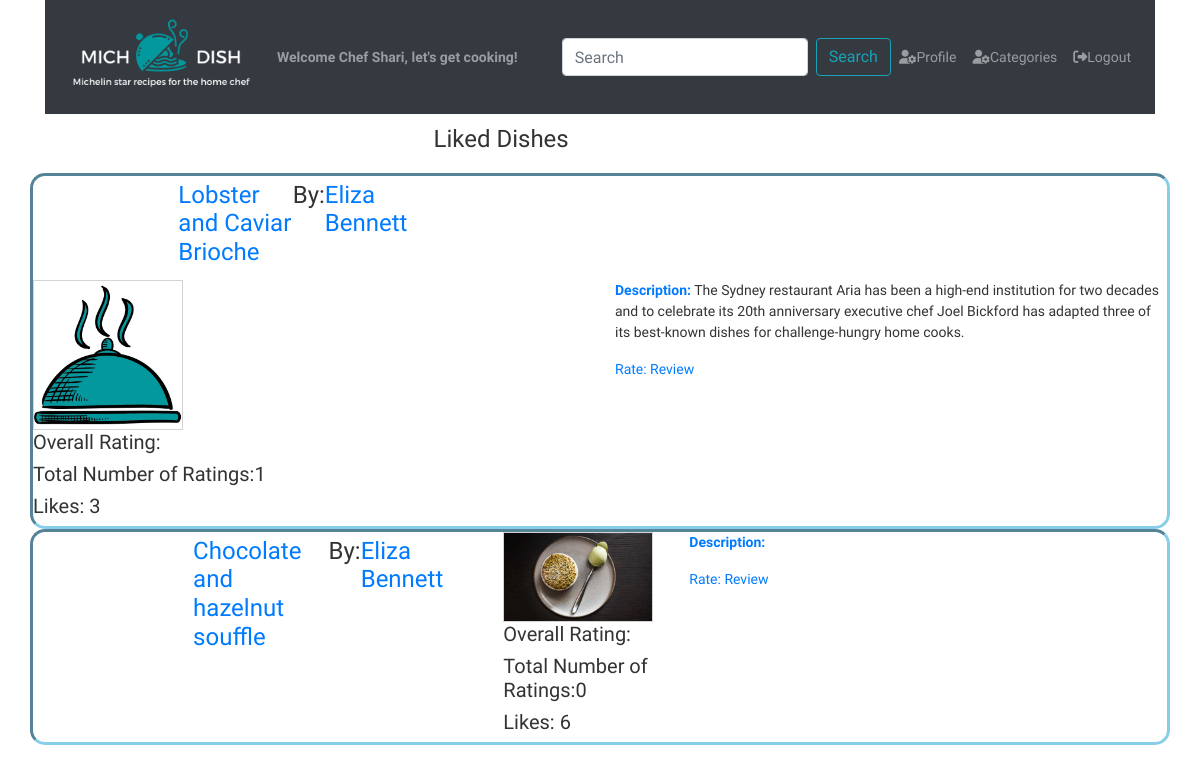
The app's page /favorites (signed in) with its own data.
### dish/models.py (models this page shows, shortened)
class Dish(models.Model):
    title = models.CharField(max_length=255)
    recipe = models.TextField(help_text="Instructions for how to make the dish.")
    description = models.TextField(blank=True, help_text="Describe the dish, its history and why you were inspired to make it.")
    ingredients = models.TextField(help_text="Add each ingredient on a new line.")
    prep_time = models.IntegerField(help_text="Prep time in minutes.")
    cook_time = models.IntegerField(help_text="Cook time in minutes.")
    servings = models.IntegerField()
    profile_pic = models.ImageField(
        upload_to=dish_directory_path,
        default= 'dishes/blank-dish.jpg',
        blank=True,
        null=True,
        )
    categories = models.ManyToManyField(Category, related_name='dishes', help_text="Select all categories that apply.")
    poster = models.ForeignKey(User, related_name='user_dishes', on_delete=models.CASCADE)
    user_likes = models.ManyToManyField(User, related_name='liked_dishes')
    created_at = models.DateField(auto_now_add=True)
    updated_at = models.DateField(auto_now=True)

### dish/views.py (the view)
# urls.py: path('favorites', views.favorites, name="favorite_dishes"),
@login_required
def favorites(request):
    user = request.user #User.objects.get(id=request.session['user_id'])
    context = {
        'user': user,
        'dishes': Dish.objects.filter(user_likes__in=[user.id]).order_by('created_at') #user.liked_dishes.all().order_by('dish__created_at'),
    }
    return render(request, 'dish/favorites.html', context)

### dish/templates/dish/favorites.html (shortened to what this page needs)
{% extends 'dish/base.html' %}
{% load static %}
{% block css %}
<link rel="stylesheet" href="{% static 'dish/css/favorites.css' %}">
{% endblock %}
{% block greeting %}{% if user.is_authenticated %} {{ user.first_name }}{% endif %}{% endblock greeting %}
{% block profile %}
{% if user.is_authenticated %}
<a href="{% url 'accounts:user_profile' profiled_user_id=user.id %}" class="nav-link"><i
        class="fas fa-user-cog"></i>Profile</a>
{% else %}
<a href="{% url 'accounts:signup' %}" class="nav-link"><i class="fas fa-user-cog"></i>Register</a>
{% endif %}
{% endblock profile %}
{% block login %}
{% if user.is_authenticated %}
<a href="{% url 'logout' %}" class="nav-link"><i class="fas fa-sign-out-alt"></i>Logout</a>
{% else %}
<a href="{% url 'login' %}" class="nav-link"><i class="fas fa-sign-in-alt"></i>Login</a>
{% endif %}
{% endblock login %}
{% block content %}
<div id="allPost">
    <div id="title">
        <h4>Liked Dishes</h4>
    </div>
    {% for dish in dishes %}
    <div class="row post">
        <div class="row">
            <div id="header">
                <h4><a href="/dish/{{ dish.id }}">{{ dish.title }}</a> By: <a
                        href="{% url 'accounts:user_profile' profiled_user_id=dish.poster.id %}">{{ dish.poster.first_name }}
                        {{ dish.poster.last_name }}</a></h4>
            </div>
        </div>
        <div class="row">
            <div class="col">
                <div id="picture">
                    <div>
                        <img src="{{ dish.profile_pic.url }}" alt="Dish Picture Here">
                    </div>
                    <div>
                        <h5>Overall Rating: {{ dish.ratings.avg }} </h5>
                    </div>
                    <div>
                        <h5>Total Number of Ratings:{{ dish.ratings.count }}</h5>
                    </div>
                    <div>
                        <h5>Likes: {{ dish.user_likes.count }}</h5>
                    </div>
                </div>
            </div>
            <div class="col">
                <div id="description">
                    <p><span>Description:</span> {{ dish.description }}</p>
                    <div id="rate">
                        <a href="">Rate: </a>
                        <a href="">Review</a>
                    </div>
                </div>
            </div>
        </div>
    </div>
    {% endfor %}
</div>
{% endblock %}

### dish/static/dish/css/style.css (style rules this page uses)
* { box-sizing: border-box; }
body { margin: 0; padding: 0; font-size: 14px; font-family: "Roboto","Lucida Grande","DejaVu Sans","Bitstream Vera Sans",Verdana,Arial,sans-serif; color: #333; background: #fff; }
#allPost div img { width: 150px; border: 1px solid lightgray; }

### dish/static/dish/css/favorites.css (style rules this page uses)
.post { border: inset; border-radius: 15px; border-color: skyblue; }
#title h4 { margin-left: 20%; padding: 1% 15%; }
#header { display: block; }
#header h4 { display: flex; margin-left: 20%; padding: 1% 15%; }
span { font-family: 'Roboto','Lucida Sans', 'Lucida Sans Regular', 'Lucida Grande', 'Lucida Sans Unicode', Geneva, Verdana, sans-serif; font-style: bold; font-weight: bold; color:#007bff; }

### records on screen
Dish: title "Lobster and Caviar Brioche", poster.first_name "Eliza", poster.last_name "Bennett", profile_pic (placeholder picture), ratings.count "1", user_likes.count "3", description "The Sydney restaurant Aria has been a high-end institution for two decades and to celebrate its 20th anniversary executive chef Joel Bickford has adapted three of its best-known dishes for challenge-hungry home cooks."
Dish: title "Chocolate and hazelnut souffle", poster.first_name "Eliza", poster.last_name "Bennett", profile_pic (picture), ratings.count "0", user_likes.count "6"

### other values on screen
{{ user.first_name }} "Shari"
